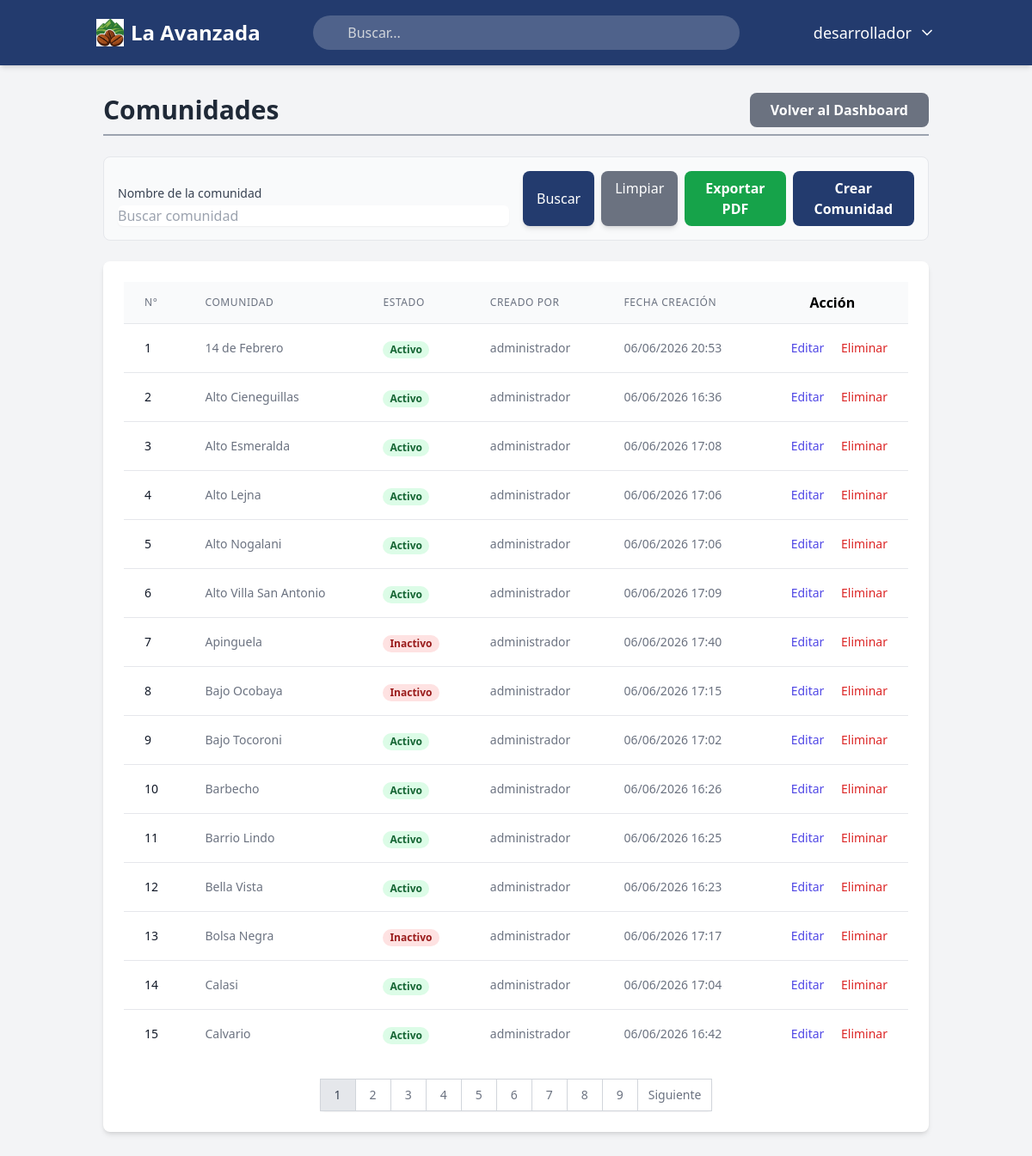
Page /comunidades/ (signed in) on the committed database.
### usuarios/models.py (models this page shows)
class Usuario(AbstractUser): # CREAMOS LA CLASE USUARIO
    usuario_id = models.AutoField(primary_key=True) #CAMPO USUARIO ID, ES NUMEROS AUTOMATICOS Y ES LLAVE PRIMARIA
    USERNAME_FIELD = 'username' # CAMPO PARA INICIAR SESION
    class Meta: # CONFIGURACIONES EXTRAS en la bd
        db_table = 'usuarios' # nombre de la tabla
        verbose_name = 'Usuario' # definimos en sigular el modelo dentro del panel de django
        verbose_name_plural = 'Usuarios' # define como se mostrara en plural en django

### comunidades/models.py (models this page shows, shortened)
class Comunidad(models.Model): # modelo comunidad
    OPCIONES_ESTADO = [ # servira para poner activo e inactivo pero nunca delete de nuestro sistmas la comunidad
        ('Activo', 'Activo'),
        ('Inactivo', 'Inactivo'),
    ]
    id_comunidad = models.AutoField(primary_key=True) ## llave primaria
    nombre_comunidad = models.CharField(max_length=100, unique=True, verbose_name='Nombre de la comunidad') # nombre de la comunidad
    estado = models.CharField(max_length=20, choices=OPCIONES_ESTADO, default='Activo', verbose_name='Estado') # estado de la comunidad
    creado_por = models.ForeignKey( # quien lo creo
        settings.AUTH_USER_MODEL,
        on_delete=models.SET_NULL,
        null=True,
        related_name='comunidades_creadas',
        verbose_name='Creado por'
    )
    fecha_creacion = models.DateTimeField(auto_now_add=True, verbose_name='Fecha de creación') # fecha de la crecion
    editado_por = models.ForeignKey(
        settings.AUTH_USER_MODEL,
        on_delete=models.SET_NULL,
        null=True,
        blank=True,
        related_name='comunidades_editadas',
        verbose_name='Editado por'
    )
    fecha_edicion = models.DateTimeField(auto_now=True, verbose_name='Fecha de edición') # la fecha de la edidion
    class Meta:
        db_table = 'comunidades' # nombre de la tabla
        verbose_name = 'Comunidad'
        verbose_name_plural = 'Comunidades'

### comunidades/views.py (the view)
# urls.py: path('', views.lista_comunidades, name='lista_comunidades'), # para litar
@login_required # seguridad y login requeido para entrar
def lista_comunidades(request):
    permiso = obtener_permiso_comunidades(request.user)
    if permiso == 0:
        return redirect('dashboard') # si no esta permitido vuelve al dashboard osea atras
    comunidades = Comunidad.objects.all().order_by('nombre_comunidad')# listamos las comunidades
    nombre_comunidad = request.GET.get('nombre_comunidad') # buscador busca
    if nombre_comunidad:
        comunidades = comunidades.filter(nombre_comunidad__icontains=nombre_comunidad) #filtra
    paginator = Paginator(comunidades, 15)
    page_number = request.GET.get('page')
    page_obj = paginator.get_page(page_number)
    contexto = {
        'page_obj': page_obj,
        'permiso': permiso,
    }
    return render(request, 'comunidades/lista_comunidades.html', contexto)

### comunidades/views.py (called while the page is built)
def obtener_permiso_comunidades(usuario):
    roles_usuario = UsuarioRol.objects.filter(usuario=usuario)
    permiso_maximo = 0
    for usuario_rol in roles_usuario:
        rol = usuario_rol.rol
        permiso_actual = getattr(rol, 'comunidades', 0)
        if permiso_actual > permiso_maximo:
            permiso_maximo = permiso_actual
    return permiso_maximo

### principal/context_processors.py (called while the page is built)
def obtener_permisos(request):
    permisos = { # los modulos
        'registrar_compras_cafe': 0,
        'historial_compras': 0,
        'comunidades': 0,
        'productores': 0,
        'registro_ventas_cafe': 0,
        'analisis_predicciones': 0,
        'roles_usuarios': 0,
    }
    roles = []
    if request.user.is_authenticated:
        roles_usuario = UsuarioRol.objects.filter(usuario=request.user)
        roles = [usuario_rol.rol.nombre_rol for usuario_rol in roles_usuario]
        for usuario_rol in roles_usuario:
            rol = usuario_rol.rol
            for modulo in permisos.keys():
                permiso_actual = getattr(rol, modulo, 0)
                if permiso_actual > permisos[modulo]:
                    permisos[modulo] = permiso_actual
    return {
        'permisos': permisos,
        'roles': roles,
    }

### comunidades/templates/comunidades/lista_comunidades.html (shortened to what this page needs)
{% extends "principal/base.html" %}
{% load static %}
{% block content %}
<div class="flex flex-col md:flex-row md:items-center md:justify-between mb-6 border-b-2 border-gray-400 pb-2 gap-4">
    <h2 class="text-3xl font-bold text-gray-800">
        Comunidades
    </h2>
    <a
        href="{% url 'dashboard' %}"
        class="bg-gray-500 text-white font-semibold py-2 px-6 rounded-lg text-center transition-colors duration-300 hover:bg-gray-600">
        Volver al Dashboard
    </a>
</div>
<div class="mb-6 p-4 border rounded-lg bg-gray-50">
    <form method="get" action="{% url 'comunidades:lista_comunidades' %}" class="grid grid-cols-1 md:grid-cols-4 gap-4 items-end">
        <div class="col-span-1 md:col-span-2">
            <label for="nombre_comunidad" class="block text-sm font-medium text-gray-700">
                Nombre de la comunidad
            </label>
            <input
                type="text"
                name="nombre_comunidad"
                id="nombre_comunidad"
                value="{{ request.GET.nombre_comunidad }}"
                placeholder="Buscar comunidad"
                autocomplete="off"
                class="mt-1 block w-full rounded-md border-gray-300 shadow-sm focus:border-indigo-300 focus:ring-indigo-200 focus:ring-opacity-50"
            >
        </div>
        <div class="col-span-1 md:col-span-2">
            <div class="flex flex-col md:flex-row md:items-center md:justify-between gap-2">
                <div class="flex flex-col md:flex-row gap-2">
                    <button
                        type="submit"
                        class="w-full md:w-auto bg-[#233b6e] text-white px-4 py-2 rounded-lg shadow-md hover:bg-[#1a2c53] transition-colors duration-300">
                        Buscar
                    </button>
                    <a
                        href="{% url 'comunidades:lista_comunidades' %}"
                        class="w-full md:w-auto bg-gray-500 text-white px-4 py-2 rounded-lg shadow-md hover:bg-gray-600 transition-colors duration-300 text-center">
                        Limpiar
                    </a>
                    <a
                        href="{% url 'comunidades:exportar_comunidades_pdf' %}?nombre_comunidad={{ request.GET.nombre_comunidad }}"
                        class="w-full md:w-auto bg-green-600 text-white font-semibold py-2 px-6 rounded-lg text-center transition-colors duration-300 hover:bg-green-700">
                        Exportar PDF
                    </a>
                </div>
                {% if permisos.comunidades >= 2 %}
                <a
                    href="{% url 'comunidades:crear_comunidad' %}"
                    class="w-full md:w-auto bg-[#233b6e] text-white font-semibold py-2 px-6 rounded-lg text-center transition-colors duration-300 hover:bg-[#1a2c53]">
                    Crear Comunidad
                </a>
                {% endif %}
            </div>
        </div>
    </form>
</div>
<div class="bg-white p-6 rounded-lg shadow-md overflow-x-auto">
    <table class="min-w-full divide-y divide-gray-200">
        <thead class="bg-gray-50">
            <tr>
                <th class="px-6 py-3 text-left text-xs font-medium text-gray-500 uppercase tracking-wider">
                    N°
                </th>
                <th class="px-6 py-3 text-left text-xs font-medium text-gray-500 uppercase tracking-wider">
                    Comunidad
                </th>
                <th class="px-6 py-3 text-left text-xs font-medium text-gray-500 uppercase tracking-wider">
                    Estado
                </th>
                <th class="px-6 py-3 text-left text-xs font-medium text-gray-500 uppercase tracking-wider">
                    Creado por
                </th>
                <th class="px-6 py-3 text-left text-xs font-medium text-gray-500 uppercase tracking-wider">
                    Fecha creación
                </th>
                {% if permisos.comunidades >= 2 %}
                <th class="relative px-6 py-3">
                    Acción
                </th>
                {% endif %}
            </tr>
        </thead>
        <tbody class="bg-white divide-y divide-gray-200">
            {% for comunidad in page_obj %}
            <tr>
                <td class="px-6 py-4 whitespace-nowrap text-sm font-medium text-gray-900">
                    {{ page_obj.start_index|add:forloop.counter0 }}
                </td>
                <td class="px-6 py-4 whitespace-nowrap text-sm text-gray-500">
                    {{ comunidad.nombre_comunidad }}
                </td>
                <td class="px-6 py-4 whitespace-nowrap">
                    <span class="px-2 inline-flex text-xs leading-5 font-semibold rounded-full {% if comunidad.estado == 'Activo' %}bg-green-100 text-green-800{% else %}bg-red-100 text-red-800{% endif %}">
                        {{ comunidad.estado }}
                    </span>
                </td>
                <td class="px-6 py-4 whitespace-nowrap text-sm text-gray-500">
                    {% if comunidad.creado_por %}
                        {{ comunidad.creado_por.username }}
                    {% else %}
                        Sin usuario
                    {% endif %}
                </td>
                <td class="px-6 py-4 whitespace-nowrap text-sm text-gray-500">
                    {{ comunidad.fecha_creacion|date:"d/m/Y H:i" }}
                </td>
                {% if permisos.comunidades >= 2 %}
                <td class="px-6 py-4 whitespace-nowrap text-right text-sm font-medium">
                    <a
                        href="{% url 'comunidades:editar_comunidad' comunidad.pk %}"
                        class="text-indigo-600 hover:text-indigo-900 mr-4">
                        Editar
                    </a>
                    <form
                        action="{% url 'comunidades:eliminar_comunidad' comunidad.pk %}"
                        method="post"
                        class="inline-block">
                        <button
                            type="submit"
                            class="text-red-600 hover:text-red-900 transition-colors duration-300"
                            onclick="return confirm('¿Está seguro de eliminar esta comunidad?')">
                            Eliminar
                        </button>
                    </form>
                </td>
                {% endif %}
            </tr>
            {% empty %}
            <tr>
                <td colspan="6" class="px-6 py-4 whitespace-nowrap text-sm text-gray-500 text-center">
                    No se encontraron comunidades registradas.
                </td>
            </tr>
            {% endfor %}
        </tbody>
    </table>
    {% if page_obj.has_other_pages %}
    <div class="flex justify-center mt-6">
        <nav class="relative z-0 inline-flex rounded-md shadow-sm -space-x-px" aria-label="Pagination">
            {% for i in page_obj.paginator.page_range %}
                {% if page_obj.number == i %}
                <span class="relative inline-flex items-center px-4 py-2 border border-gray-300 bg-gray-200 text-sm font-medium text-gray-700">
                    {{ i }}
                </span>
                {% else %}
                <a
                    href="?page={{ i }}&nombre_comunidad={{ request.GET.nombre_comunidad }}"
                    class="relative inline-flex items-center px-4 py-2 border border-gray-300 bg-white text-sm font-medium text-gray-500 hover:bg-gray-50">
                    {{ i }}
                </a>
                {% endif %}
            {% endfor %}
            {% if page_obj.has_next %}
            <a
                href="?page={{ page_obj.next_page_number }}&nombre_comunidad={{ request.GET.nombre_comunidad }}"
                class="relative inline-flex items-center px-3 py-2 border border-gray-300 bg-white text-sm font-medium text-gray-500 hover:bg-gray-50">
                Siguiente
            </a>
            {% endif %}
        </nav>
    </div>
    {% endif %}
</div>
{% endblock content %}

### principal/templates/principal/base.html (shortened to what this page needs)
{% load static %}
<!DOCTYPE html>
<html lang="es">
<head>
    <script src="https://cdn.tailwindcss.com"></script>
</head>
<body class="bg-gray-100 font-sans">
    <nav class="bg-[#233b6e] text-white shadow-md">
        <div class="container mx-auto px-4 py-4 flex flex-col md:flex-row justify-between items-center space-y-4 md:space-y-0">
            <a href="{% url 'dashboard' %}" class="flex items-center gap-2 text-2xl font-bold rounded-lg px-2 py-1 transition-all hover:bg-white/10">
                <img src="{% static 'img/logoavanzada2.jpg' %}" alt="La Avanzada" class="h-8 w-8">
                <span>La Avanzada</span>
            </a>
            <div class="relative w-full md:w-1/2">
                <input
                    type="text"
                    id="transaction-input"
                    placeholder="Buscar..."
                    class="w-full bg-white/20 text-white rounded-full py-2 pl-10 pr-4 focus:outline-none focus:ring-2 focus:ring-white/50 placeholder-gray-300"
                >
            </div>
            <div class="flex items-center space-x-6">
                <div class="relative">
                    <button id="user-menu-button" class="flex items-center space-x-2 text-lg font-medium transition-all hover:bg-white/10 p-2 rounded-lg">
                        <span>{{ user.first_name|default:user.username }}</span>
                        <svg xmlns="http://www.w3.org/2000/svg" width="20" height="20"
                             viewBox="0 0 24 24" fill="none" stroke="currentColor"
                             stroke-width="2" stroke-linecap="round" stroke-linejoin="round"
                             class="lucide lucide-chevron-down">
                            <path d="m6 9 6 6 6-6"></path>
                        </svg>
                    </button>
                </div>
            </div>
        </div>
    </nav>
    <main class="container mx-auto p-8">
        {% block content %}
        {% endblock content %}
    </main>
</body>
</html>

### rows in the picture
Usuario: first_name "desarrollador"
Comunidad: start_index|add "1", nombre_comunidad "14 de Febrero", estado "Activo", creado_por.username "administrador", fecha_creacion "06/06/2026 20:53"
Comunidad: start_index|add "2", nombre_comunidad "Alto Cieneguillas", estado "Activo", creado_por.username "administrador", fecha_creacion "06/06/2026 16:36"
Comunidad: start_index|add "3", nombre_comunidad "Alto Esmeralda", estado "Activo", creado_por.username "administrador", fecha_creacion "06/06/2026 17:08"
Comunidad: start_index|add "4", nombre_comunidad "Alto Lejna", estado "Activo", creado_por.username "administrador", fecha_creacion "06/06/2026 17:06"
Comunidad: start_index|add "5", nombre_comunidad "Alto Nogalani", estado "Activo", creado_por.username "administrador", fecha_creacion "06/06/2026 17:06"
Comunidad: start_index|add "6", nombre_comunidad "Alto Villa San Antonio", estado "Activo", creado_por.username "administrador", fecha_creacion "06/06/2026 17:09"
Comunidad: start_index|add "7", nombre_comunidad "Apinguela", estado "Inactivo", creado_por.username "administrador", fecha_creacion "06/06/2026 17:40"
Comunidad: start_index|add "8", nombre_comunidad "Bajo Ocobaya", estado "Inactivo", creado_por.username "administrador", fecha_creacion "06/06/2026 17:15"
Comunidad: start_index|add "9", nombre_comunidad "Bajo Tocoroni", estado "Activo", creado_por.username "administrador", fecha_creacion "06/06/2026 17:02"
Comunidad: start_index|add "10", nombre_comunidad "Barbecho", estado "Activo", creado_por.username "administrador", fecha_creacion "06/06/2026 16:26"
Comunidad: start_index|add "11", nombre_comunidad "Barrio Lindo", estado "Activo", creado_por.username "administrador", fecha_creacion "06/06/2026 16:25"
Comunidad: start_index|add "12", nombre_comunidad "Bella Vista", estado "Activo", creado_por.username "administrador", fecha_creacion "06/06/2026 16:23"
Comunidad: start_index|add "13", nombre_comunidad "Bolsa Negra", estado "Inactivo", creado_por.username "administrador", fecha_creacion "06/06/2026 17:17"
Comunidad: start_index|add "14", nombre_comunidad "Calasi", estado "Activo", creado_por.username "administrador", fecha_creacion "06/06/2026 17:04"
Comunidad: start_index|add "15", nombre_comunidad "Calvario", estado "Activo", creado_por.username "administrador", fecha_creacion "06/06/2026 16:42"

### other values in the picture
{{ i }} "1"
{{ i }} "2" "3" "4" "5" "6" "7" "8" "9"
